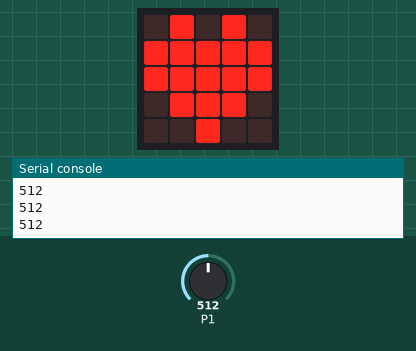
Bench run of a program on a simulated BBC micro:bit running MicroPython. On the bench: the board's 5×5 LED display, the last lines printed to the serial console. The test bench sets the inputs (shaded band); at power-on: P1 = 512 (analog values on the 0–1023 scale).

Above: at 1.2 s.
1.3 s: P1 set to 733
2.8 s: P1 set to 758
At 3.6 s:
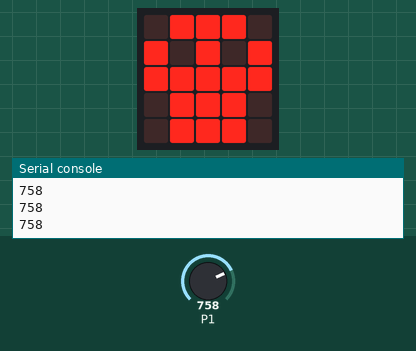
4.3 s: P1 set to 740
At 5.0 s:
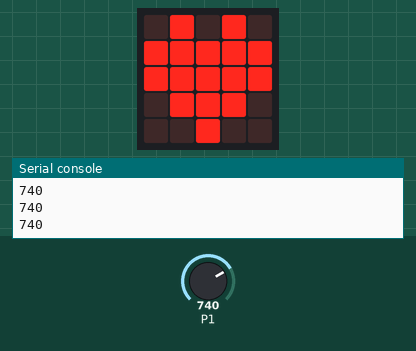
5.8 s: P1 set to 760
At 6.3 s:
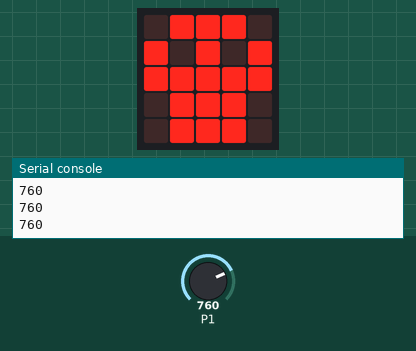
Timing chart, 0 to 8.3 s (numbered marks = the images above; inputs shaded):
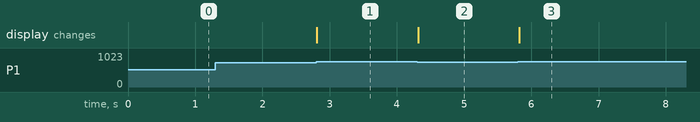

The program:

smokeSensor.py
```python
# Uses the gas sensor to decide if there are flammable gases around.
# Wire up using steps 1 to 6 of the Little Bird instructions on https://www.littlebird.com.au/learn/86/smoke-sensor-with-micro-bit
# I used a candle to test it.  Be careful!

from microbit import *

while True:
    value = pin1.read_analog()
    print(value)
    if value < 750:
        display.show(Image.HEART)
    else:
        display.show(Image.SKULL)
    sleep(100)
```

Measured:
- the behaviour switches between 749 and 750 on P1 (found by bisection; images 0 and 1)
- after the input at 2.8 s, the display: changes at once (image 1)
- after the input at 4.3 s, the display: changes at once (image 2)
- after the input at 5.8 s, the display: changes at once (image 3)
